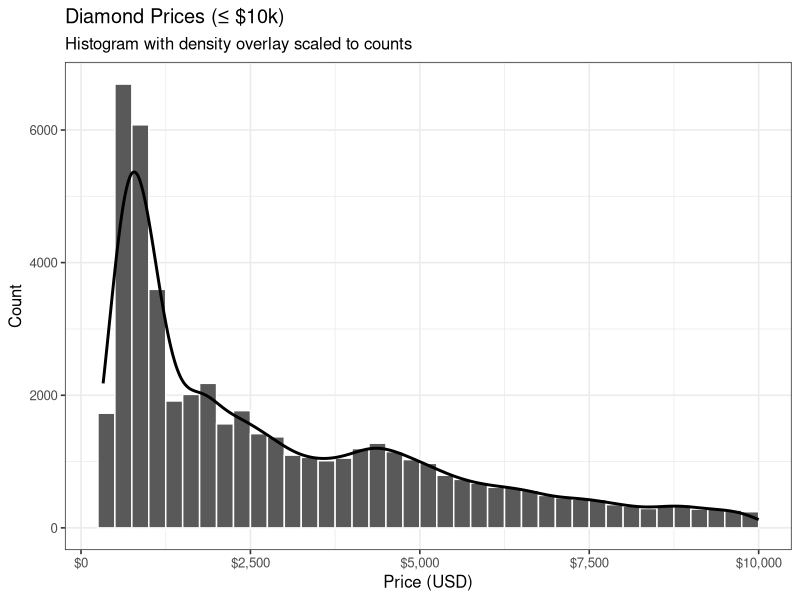
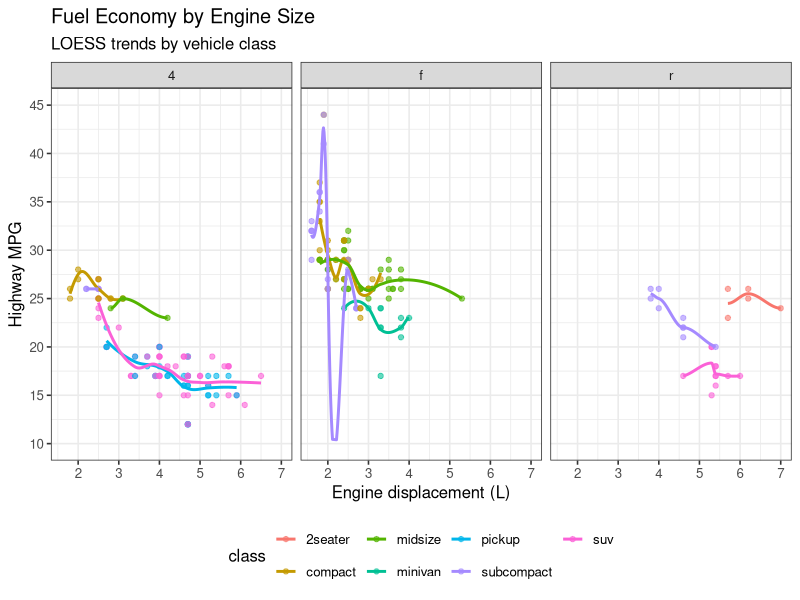
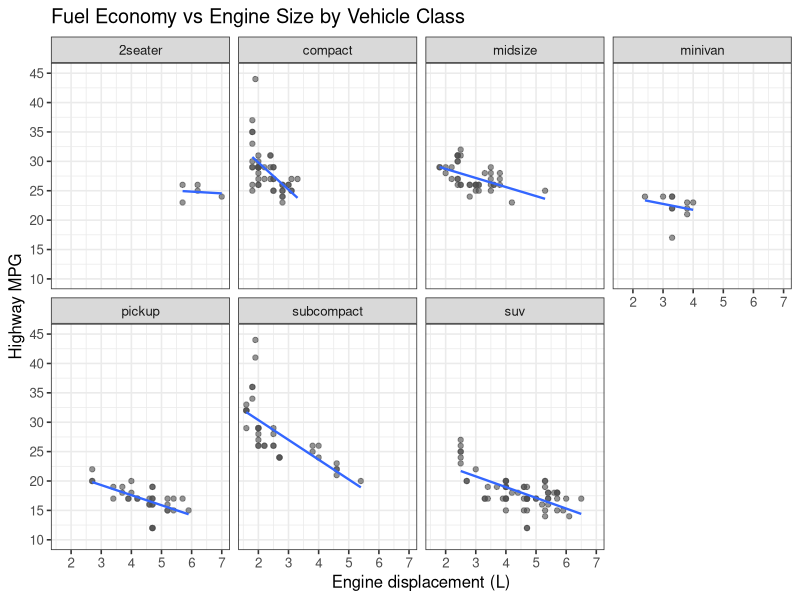
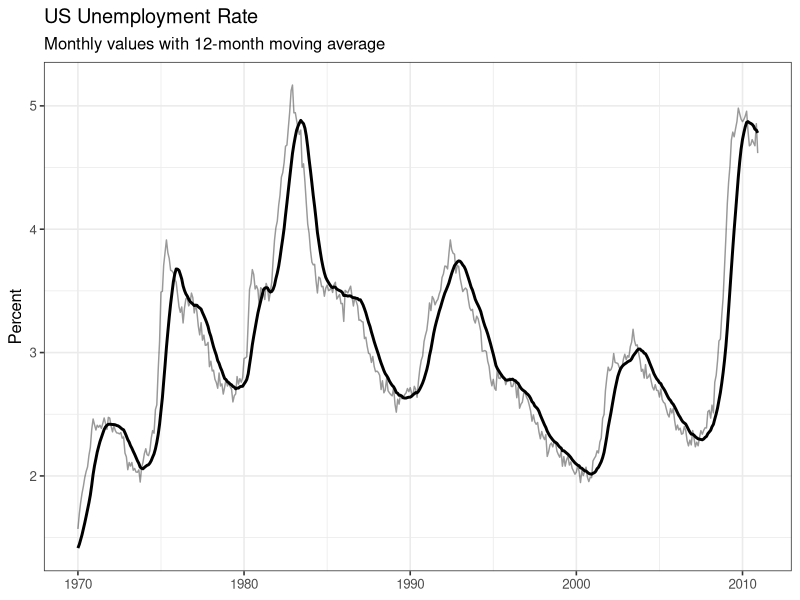
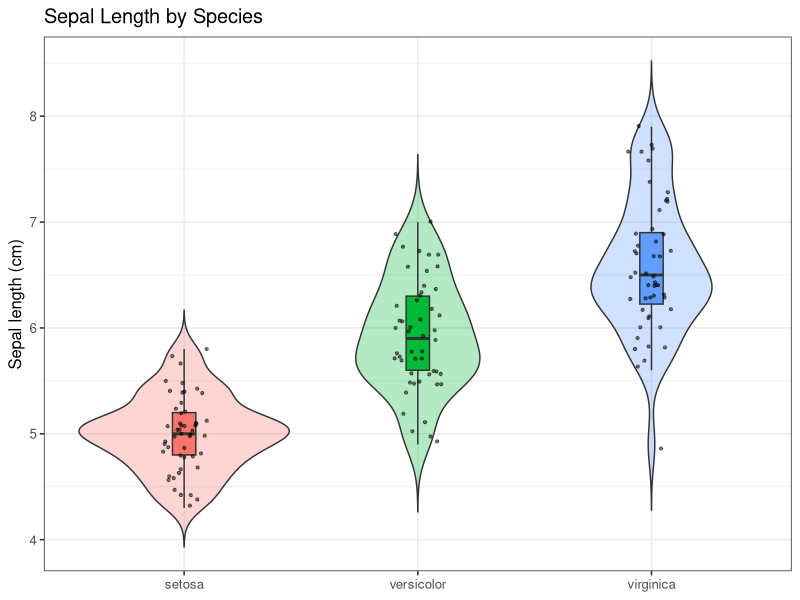
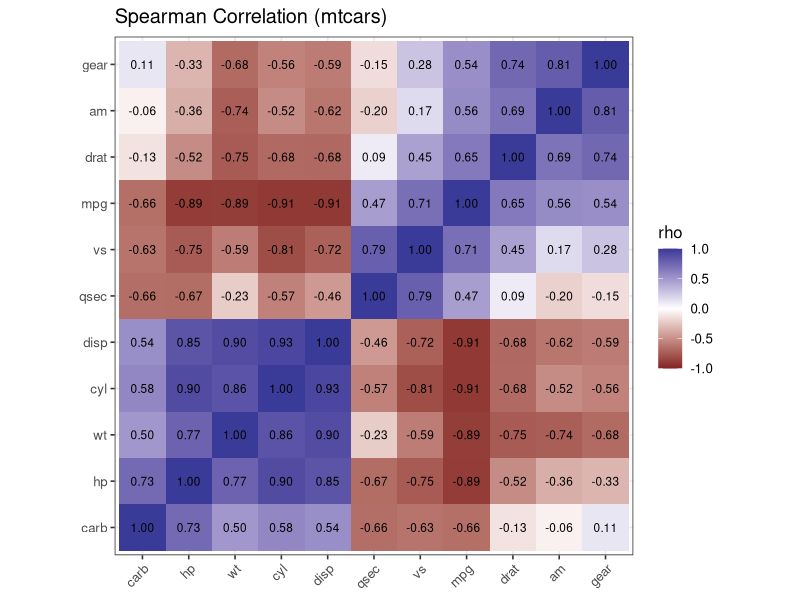
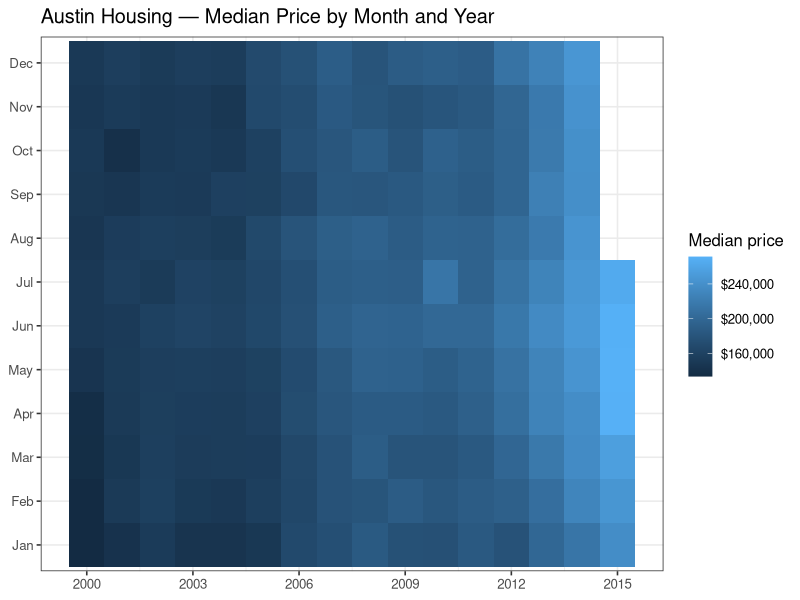

The R source for these figures, in order: (Note: this script raises an error after producing the figures.)
## ---- chunk 1
#| label: setup
#| include: false
#| echo: false
# Load packages and set a default theme
suppressPackageStartupMessages({
  library(tidyverse)
})
set.seed(123)
theme_set(theme_bw(base_size = 12))
## ---- chunk 2
#| label: fig-diamonds-price
#| fig-cap: "Histogram and scaled density of diamond prices (≤ $10k)."
#| echo: !expr params$show_answers
#| code-summary: "Show answer code"
#| fig-width: 7
#| fig-height: 4.5
library(ggplot2)

p1 <- diamonds |>
  filter(price <= 10000) |>
  ggplot(aes(price)) +
  geom_histogram(binwidth = 250, boundary = 0, closed = "left", color = "white") +
  geom_density(aes(y = after_stat(count) * 250), linewidth = 1, alpha = 0.15, fill = NA) +
  scale_x_continuous(labels = scales::dollar_format(accuracy = 1)) +
  labs(
    title = "Diamond Prices (≤ $10k)",
    subtitle = "Histogram with density overlay scaled to counts",
    x = "Price (USD)", y = "Count"
  ) +
  theme(legend.position = "none")

p1
## ---- chunk 3
#| label: fig-mpg-scatter
#| fig-cap: "Highway MPG vs. engine displacement, colored by class, faceted by drive (mpg)."
#| echo: !expr params$show_answers
#| code-summary: "Show answer code"
#| fig-width: 7
#| fig-height: 4.8
mpg |>
  ggplot(aes(displ, hwy, color = class)) +
  geom_point(alpha = 0.6) +
  geom_smooth(se = FALSE, method = "loess") +
  scale_y_continuous(limits = c(10, 45), breaks = seq(10, 45, 5)) +
  labs(
    title = "Fuel Economy by Engine Size",
    subtitle = "LOESS trends by vehicle class",
    x = "Engine displacement (L)", y = "Highway MPG"
  ) +
  facet_wrap(~ drv, nrow = 1) +
  theme(legend.position = "bottom")
## ---- chunk 4
#| label: fig-mpg-facets
#| fig-cap: "Small multiples of hwy vs displ by vehicle class (linear fits)."
#| echo: !expr params$show_answers
#| code-summary: "Show answer code"
#| fig-width: 8
#| fig-height: 7
mpg |>
  ggplot(aes(displ, hwy)) +
  geom_point(alpha = 0.6, color = "grey30") +
  geom_smooth(method = "lm", se = FALSE, linewidth = 0.8, alpha = 0.9) +
  scale_y_continuous(limits = c(10, 45), breaks = seq(10, 45, 5)) +
  labs(
    title = "Fuel Economy vs Engine Size by Vehicle Class",
    x = "Engine displacement (L)", y = "Highway MPG"
  ) +
  facet_wrap(~ class, ncol = 4)
## ---- chunk 5
#| label: fig-economics-ma
#| fig-cap: "US unemployment rate with 12-month moving average (1970–2010)."
#| echo: !expr params$show_answers
#| code-summary: "Show answer code"
#| fig-width: 7
#| fig-height: 4.5
library(stats)

economics |>
  mutate(
    urate = 100 * unemploy / pop,
    ma12 = as.numeric(stats::filter(urate, rep(1/12, 12), sides = 1))
  ) |>
  filter(date >= as.Date("1970-01-01"), date <= as.Date("2010-12-31")) |>
  ggplot(aes(date, urate)) +
  geom_line(alpha = 0.4) +
  geom_line(aes(y = ma12), linewidth = 1) +
  labs(
    title = "US Unemployment Rate",
    subtitle = "Monthly values with 12-month moving average",
    x = NULL, y = "Percent"
  )
## ---- chunk 6
#| label: fig-iris-violin
#| fig-cap: "Sepal length distributions by species (iris)."
#| echo: !expr params$show_answers
#| code-summary: "Show answer code"
#| fig-width: 6.5
#| fig-height: 4.8
iris |>
  as_tibble() |>
  mutate(Species = fct_reorder(Species, Sepal.Length, .fun = median)) |>
  ggplot(aes(Species, Sepal.Length, fill = Species)) +
  geom_violin(trim = FALSE, alpha = 0.3) +
  geom_boxplot(width = 0.1, outlier.shape = NA) +
  geom_jitter(width = 0.1, alpha = 0.5, size = 0.8) +
  guides(fill = "none") +
  labs(
    title = "Sepal Length by Species",
    x = NULL, y = "Sepal length (cm)"
  )
## ---- chunk 7
#| label: fig-mtcars-corr
#| fig-cap: "Spearman correlation heatmap with hierarchical clustering (mtcars)."
#| echo: !expr params$show_answers
#| code-summary: "Show answer code"
#| fig-width: 7
#| fig-height: 6.5
num <- mtcars |> select(where(is.numeric))
R <- cor(num, method = "spearman", use = "pairwise.complete.obs")
ord <- hclust(as.dist(1 - R))$order
lvl <- colnames(R)[ord]

corr_df <- as.data.frame(R) |>
  rownames_to_column("var1") |>
  pivot_longer(-var1, names_to = "var2", values_to = "r") |>
  mutate(
    var1 = factor(var1, levels = lvl),
    var2 = factor(var2, levels = lvl)
  )

ggplot(corr_df, aes(var2, var1, fill = r)) +
  geom_tile() +
  geom_text(aes(label = sprintf("%.2f", r)), size = 3) +
  scale_fill_gradient2(limits = c(-1, 1)) +
  coord_fixed() +
  labs(x = NULL, y = NULL, fill = "rho",
       title = "Spearman Correlation (mtcars)") +
  theme(axis.text.x = element_text(angle = 45, hjust = 1))
## ---- chunk 8
#| label: fig-txhousing-heatmap
#| fig-cap: "Median home price (Austin): month × year heatmap (txhousing)."
#| echo: !expr params$show_answers
#| code-summary: "Show answer code"
#| fig-width: 7.5
#| fig-height: 5.5

# subset and prepare month labels
au <- txhousing |>
  filter(city == "Austin", year >= 2000, year <= 2015) |>
  mutate(Month = factor(month, levels = 1:12, labels = month.abb))

ggplot(au, aes(year, Month, fill = median)) +
  geom_tile() +
  scale_fill_gradient(labels = scales::dollar, name = "Median price") +
  scale_x_continuous(breaks = seq(2000, 2015, by = 3)) +
  labs(
    title = "Austin Housing — Median Price by Month and Year",
    x = NULL, y = NULL
  ) +
  theme(legend.position = "right")
## ---- chunk 9
#| label: session-info
#| echo: false
#| include: false
sessioninfo::session_info()
